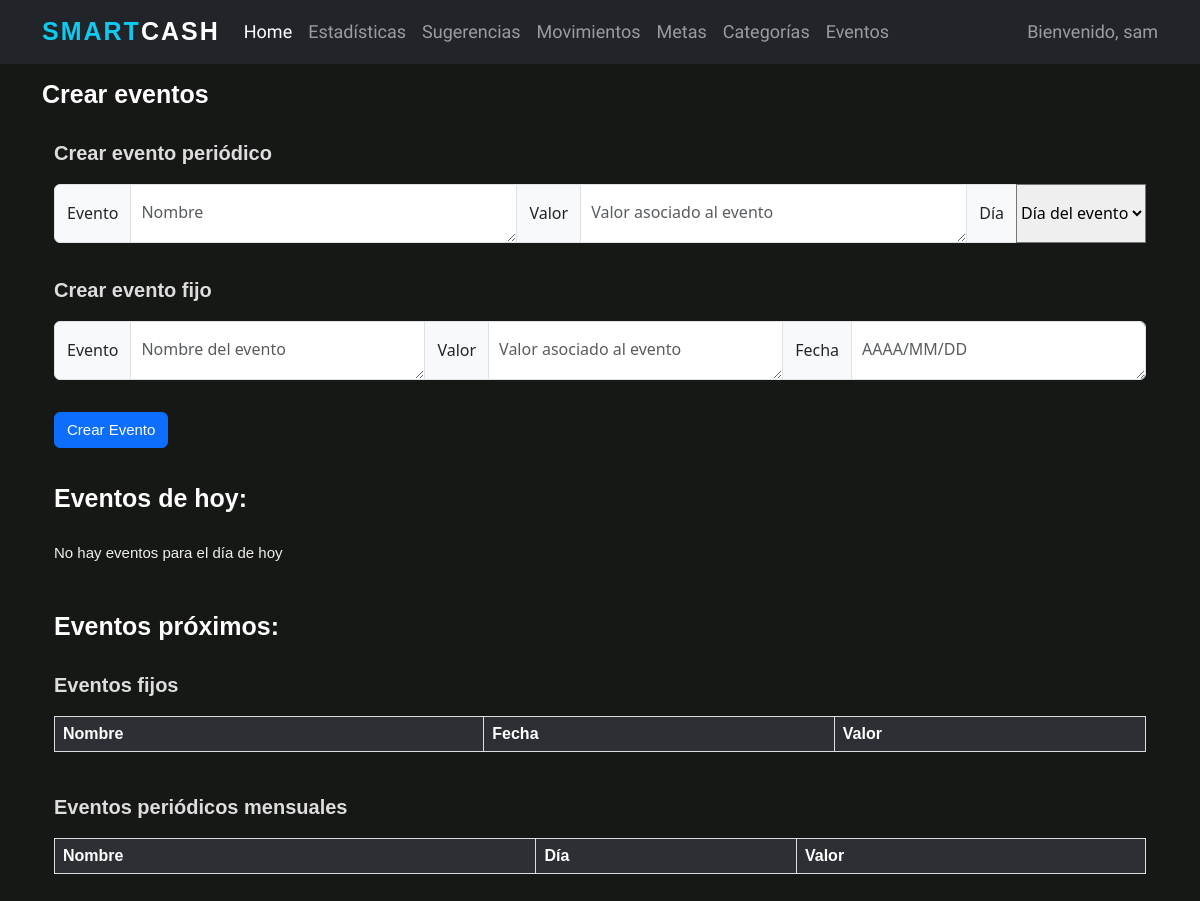
/events/ (signed in), run on an earlier commit of the app's database.
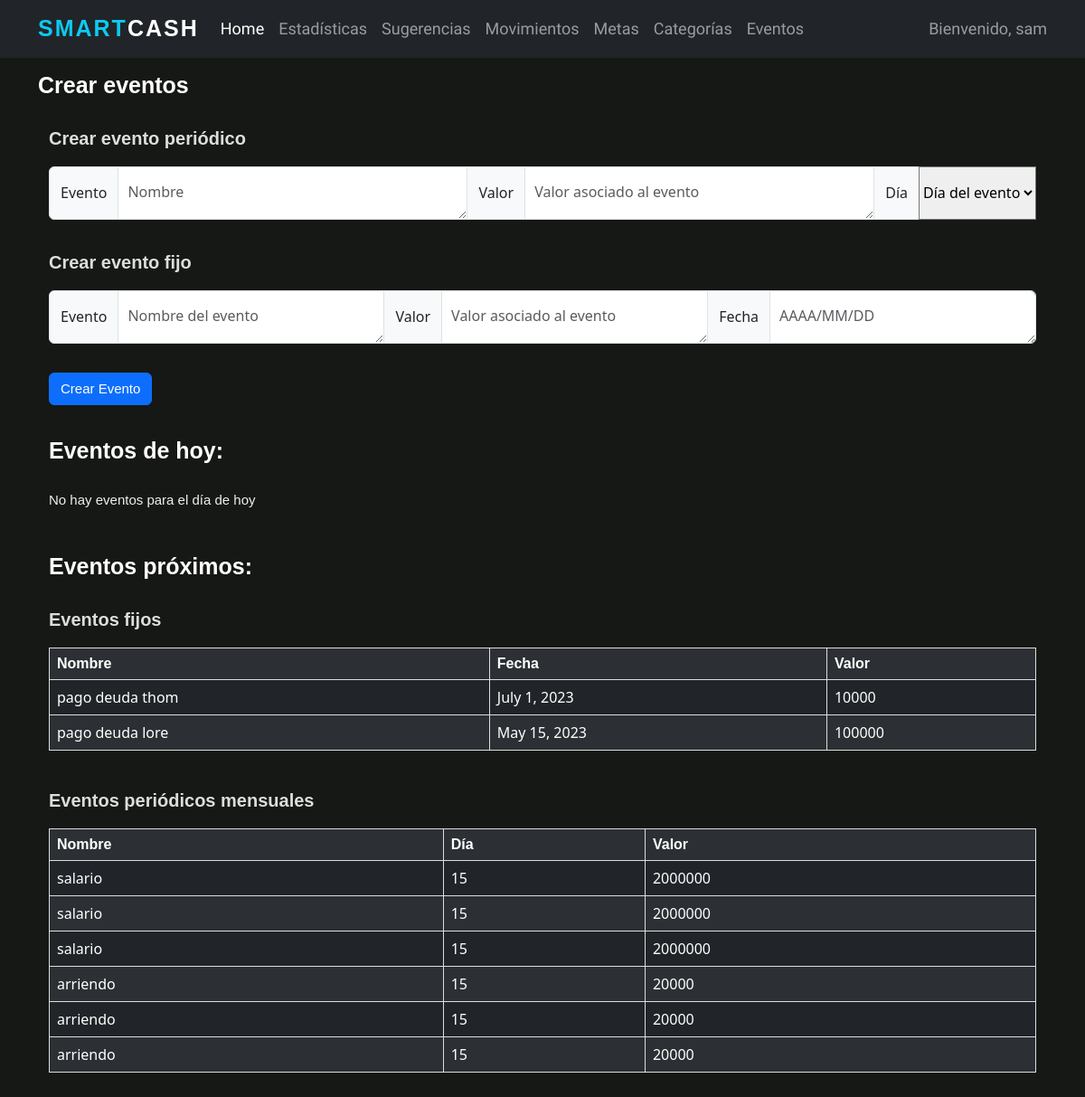
And on a later commit of the database.
### wallet/models.py (models this page shows, shortened)
class EventoFijo(models.Model):
    usuario = models.ForeignKey(User, on_delete=models.CASCADE)
    nombre = models.CharField(max_length=100)
    fecha = models.DateField()
    cantidad = models.IntegerField()

class EventoPeriodico(models.Model):
    usuario = models.ForeignKey(User, on_delete=models.CASCADE)
    nombre = models.CharField(max_length=100)
    dia = models.IntegerField()
    cantidad = models.IntegerField()

### wallet/views.py (the view)
# urls.py: path('events/', wallet_views.events, name='events'),
def events(request):
    connection.current_user = request.user
    periodic_event_name = request.GET.get('periodic_event_name')
    periodic_event_value = request.GET.get('periodic_event_value')
    periodic_event_day = request.GET.get('periodic_event_day')
    event_name = request.GET.get('event_name')
    event_value = request.GET.get('event_value')
    event_date = request.GET.get('event_date')
    if periodic_event_day and periodic_event_value and periodic_event_name:
        connection.create_event(1, periodic_event_name, periodic_event_value, periodic_event_day, request.user)
    if event_name and event_value and event_date:
        connection.create_event(0, event_name, event_value, event_date, request.user)
    user_events = connection.search_events(request.user)
    user_periodic_events = connection.search_periodic_events(request.user)
    day_events = connection.search_day_events(user_periodic_events, user_events)
    return render(request, 'registration/events.html',
                  {'days': range(1, 32), 'periodic_event_name': periodic_event_name,
                   'periodic_event_value': periodic_event_value, 'periodic_event_day': periodic_event_day,
                   'event_name': event_name, 'event_value': event_value, 'event_date': event_date,
                   'user_events': user_events, 'user_periodic_events': user_periodic_events, 'day_events': day_events,
                   'today': date.today().day})

### wallet/connection.py (called while the page is built)
def search_periodic_events(user):
    events = EventoPeriodico.objects.all().filter(usuario=user)
    return events

def search_events(user):
    events = EventoFijo.objects.all().filter(usuario=user)
    return events

def search_day_events(periodic, events):
    current_date = date.today()
    ans = []
    if periodic:
        for event in periodic:
            if event.dia == current_date.day:
                ans.append(event)
    if events:
        for event in events:
            if event.fecha == current_date:
                ans.append(event)
    return ans

### wallet/templates/registration/events.html (shortened to what this page needs)
{% extends 'base.html' %}
{% load static %}
    {% block content %}
<br><br><br>
<div id="eventos"class="form-text">Crear eventos</div>
<form action="">
    <div class="container">
        <br>
        <p id = "movimientos">Crear evento periódico</p>
        <div class="input-group mb-3">
            <span class="input-group-text mb-3">Evento</span>
            <textarea class="form-control mb-3" aria-label="With textarea" placeholder="Nombre"
                      name="periodic_event_name"></textarea>
            <span class="input-group-text mb-3">Valor</span>
            <textarea class="form-control mb-3" aria-label="With textarea"
                      placeholder="Valor asociado al evento" name="periodic_event_value"></textarea>
            <label class="input-group-text mb-3" for="inputGroupSelect01">Día</label>
            <select class="custom-select mb-3" id="inputGroupSelect01" name="periodic_event_day">
                <option selected>Día del evento</option>
            </select>
        </div>
    </div>
    <div class="container">
        <p id = "movimientos">Crear evento fijo</p>
        <div class="input-group mb-3">
            <span class="input-group-text mb-3">Evento</span>
            <textarea class="form-control mb-3" aria-label="With textarea" placeholder="Nombre del evento"
                      name="event_name"></textarea>
            <span class="input-group-text mb-3">Valor</span>
            <textarea class="form-control mb-3" aria-label="With textarea"
                      placeholder="Valor asociado al evento" name="event_value"></textarea>
            <span class="input-group-text mb-3">Fecha</span>
            <textarea class="form-control mb-3" aria-label="With textarea" placeholder="AAAA/MM/DD"
                      name="event_date"></textarea>
        </div>
        <button type="submit" class="btn btn-primary mb-3">Crear Evento</button>
    </div>
</form>
<div class="container">
    <div id="eventos"class="form-text">Eventos de hoy:</div>
    <br>
    {% if not day_events %}
    <p id="categorias">No hay eventos para el día de hoy</p>
    {% endif %}
    <br>
<div id="eventos"class="form-text">Eventos próximos:</div>
<br>
<p id = "movimientos">Eventos fijos</p>
<table class="table table-striped table-dark">
        <tr>
            <th>Nombre</th>
            <th>Fecha</th>
            <th>Valor</th>
        </tr>
        {% for event in user_events %}
        <tr>
            <td>{{ event.nombre }}</td>
            <td>{{ event.fecha }}</td>
            <td>{{ event.cantidad }}</td>
        </tr>
        {% endfor %}
    </table>
    <br>
    <p id = "movimientos">Eventos periódicos mensuales</p>
    <table class="table table-striped table-dark">
        <tr>
            <th>Nombre</th>
            <th>Día</th>
            <th>Valor</th>
        </tr>
        {% for event in user_periodic_events %}
        <tr>
            <td>{{ event.nombre }}</td>
            <td>{{ event.dia }}</td>
            <td>{{ event.cantidad }}</td>
        </tr>
        {% endfor %}
    </table>
<br>
</div>
{% endblock content %}

What changed in the data, as far as the page shows it:
added EventoFijo: nombre "pago deuda thom", fecha "July 1, 2023", cantidad "10000"
added EventoFijo: nombre "pago deuda lore", fecha "May 15, 2023", cantidad "100000"
added EventoPeriodico: nombre "salario", dia "15", cantidad "2000000"
added EventoPeriodico: nombre "salario", dia "15", cantidad "2000000"
added EventoPeriodico: nombre "salario", dia "15", cantidad "2000000"
added EventoPeriodico: nombre "arriendo", dia "15", cantidad "20000"
added EventoPeriodico: nombre "arriendo", dia "15", cantidad "20000"
added EventoPeriodico: nombre "arriendo", dia "15", cantidad "20000"
